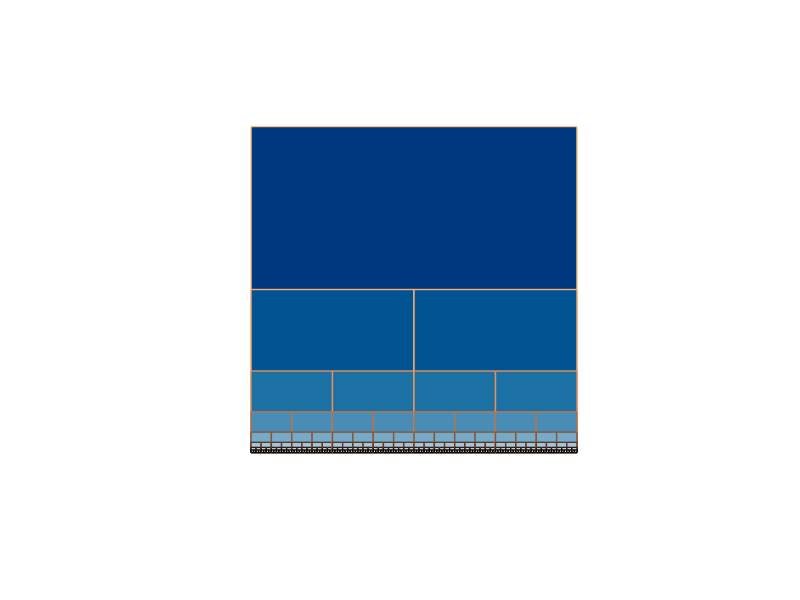

Write MATLAB code to recreate this figure.
function recursion11
%Recursion of simple square
global COLORMAP
n=8; %level of recursion
COLORMAP=copper(n);
rect(0,0,1,1,n);
axis([-0.75 0.75 -0.75 0.75]);
axis equal off

function rect(x,y,wide,high,n)
global COLORMAP
if n>0
    xx=[x-wide/2 x+wide/2 x+wide/2  x-wide/2];
    yy=[y-high/2 y-high/2 y+high/2  y+high/2];
    patch(xx,yy,'k',...
         'facecolor',1-COLORMAP(n,:),...
         'edgecolor',COLORMAP(n,:),'linewidth',1);
    rect(x-wide/4,y-high/4,wide/2,high/2,n-1);
    rect(x+wide/4,y-high/4,wide/2,high/2,n-1);
end
return